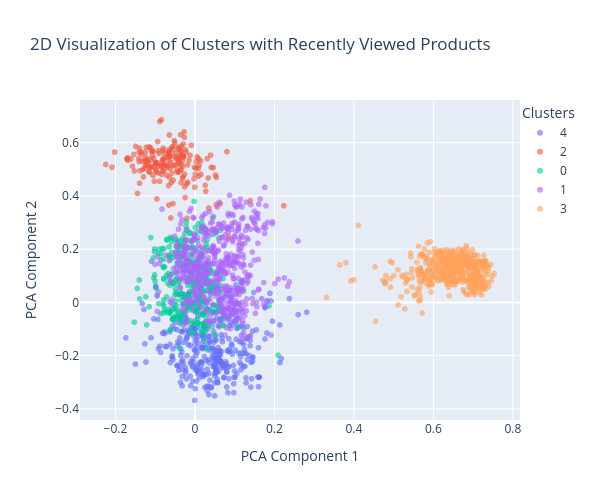

Source (notebook cell):
### Code cell
def plot_clusters(pca_df, num_clusters=5):
    # Create the base cluster plot
    fig = px.scatter(
        pca_df,
        x='x',
        y='y',
        opacity=0.6,
        size_max=4,
        color= pca_df.cluster.astype(str),
        title='2D Visualization of Clusters with Recently Viewed Products',
        labels={'x': 'PCA Component 1', 'y': 'PCA Component 2'},
        category_orders={'cluster': list(range(num_clusters))},
        # show the product id in the tooltip
        hover_data={'product_id': True}

    )

    # Update layout to add legend title and adjust plot settings
    fig.update_layout(legend_title_text='Clusters', legend=dict(x=1, y=1), width=600, height=500)

    return fig

fig = plot_clusters(pca_df)
fig.show()

### Figure 1 — Plotly figure (JSON) as saved in the notebook; plotly's stock layout.template omitted (floating-point values rounded to 4 significant figures; data arrays with more than 128 entries replaced by an {"elided": "..."} marker saying what was removed)
{"data": [{"customdata": {"elided": "378x1 str values"}, "hovertemplate": "color=4<br>PCA Component 1=%{x}<br>PCA Component 2=%{y}<br>product_id=%{customdata[0]}<extra></extra>", "legendgroup": "4", "marker": {"color": "#636efa", "opacity": 0.6, "symbol": "circle"}, "mode": "markers", "name": "4", "showlegend": true, "type": "scattergl", "x": {"elided": "378 float values"}, "xaxis": "x", "y": {"elided": "378 float values"}, "yaxis": "y"}, {"customdata": {"elided": "186x1 str values"}, "hovertemplate": "color=2<br>PCA Component 1=%{x}<br>PCA Component 2=%{y}<br>product_id=%{customdata[0]}<extra></extra>", "legendgroup": "2", "marker": {"color": "#EF553B", "opacity": 0.6, "symbol": "circle"}, "mode": "markers", "name": "2", "showlegend": true, "type": "scattergl", "x": {"elided": "186 float values"}, "xaxis": "x", "y": {"elided": "186 float values"}, "yaxis": "y"}, {"customdata": {"elided": "356x1 str values"}, "hovertemplate": "color=0<br>PCA Component 1=%{x}<br>PCA Component 2=%{y}<br>product_id=%{customdata[0]}<extra></extra>", "legendgroup": "0", "marker": {"color": "#00cc96", "opacity": 0.6, "symbol": "circle"}, "mode": "markers", "name": "0", "showlegend": true, "type": "scattergl", "x": {"elided": "356 float values"}, "xaxis": "x", "y": {"elided": "356 float values"}, "yaxis": "y"}, {"customdata": {"elided": "542x1 str values"}, "hovertemplate": "color=1<br>PCA Component 1=%{x}<br>PCA Component 2=%{y}<br>product_id=%{customdata[0]}<extra></extra>", "legendgroup": "1", "marker": {"color": "#ab63fa", "opacity": 0.6, "symbol": "circle"}, "mode": "markers", "name": "1", "showlegend": true, "type": "scattergl", "x": {"elided": "542 float values"}, "xaxis": "x", "y": {"elided": "542 float values"}, "yaxis": "y"}, {"customdata": {"elided": "538x1 str values"}, "hovertemplate": "color=3<br>PCA Component 1=%{x}<br>PCA Component 2=%{y}<br>product_id=%{customdata[0]}<extra></extra>", "legendgroup": "3", "marker": {"color": "#FFA15A", "opacity": 0.6, "symbol": "circle"}, "mode": "markers", "name": "3", "showlegend": true, "type": "scattergl", "x": {"elided": "538 float values"}, "xaxis": "x", "y": {"elided": "538 float values"}, "yaxis": "y"}], "layout": {"height": 500, "legend": {"title": {"text": "Clusters"}, "tracegroupgap": 0, "x": 1, "y": 1}, "title": {"text": "2D Visualization of Clusters with Recently Viewed Products"}, "width": 600, "xaxis": {"anchor": "y", "domain": [0, 1], "title": {"text": "PCA Component 1"}}, "yaxis": {"anchor": "x", "domain": [0, 1], "title": {"text": "PCA Component 2"}}}}
